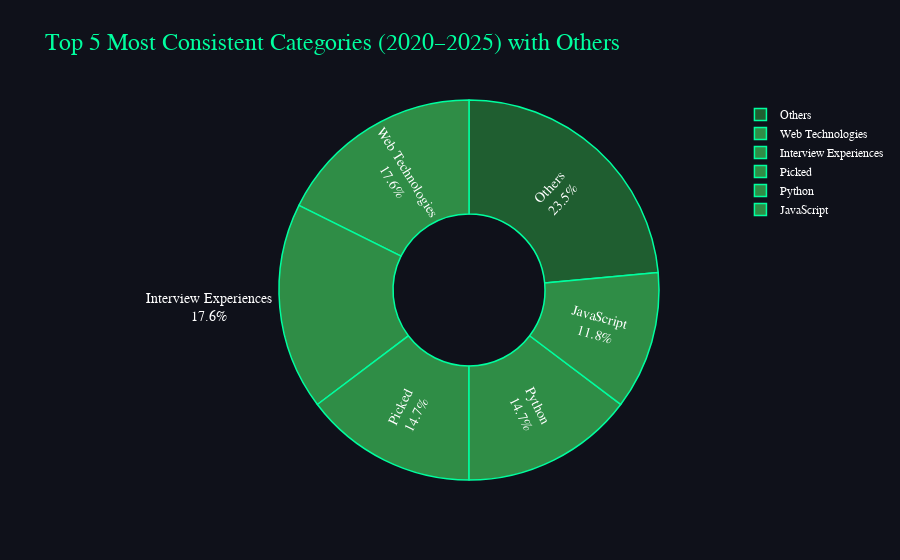

This figure's notebook cell:
### Markdown cell above
## 1.9) Which categories show recent growth based on latest update dates?

### Code cell
# @title
import pandas as pd
import plotly.graph_objects as go

# Step 1: Aggregate top recurring categories across 2020–2025
categories = []
for year in range(2020, 2026):
    categories += list(
        df[df['last_updated_year'] == year]['clean_tags']
        .value_counts()
        .head(5)
        .index
    )

unique_categories = list(set(categories))
data = [[cat, categories.count(cat)] for cat in unique_categories]
df_ = pd.DataFrame(data, columns=['category', 'count'])

# Step 2: Calculate percentage for donut chart
total_count = df_['count'].sum()
df_['percentage'] = (df_['count'] / total_count * 100).round(2)

# Step 3: Separate top 5 and group the rest as 'Others'
top_n = 5
top_tags = df_.sort_values(by='count', ascending=False).head(top_n).copy()
others_count = df_['count'][top_n:].sum()
others_percentage = df_['percentage'][top_n:].sum()
others_df = pd.DataFrame([{'category': 'Others', 'count': others_count, 'percentage': others_percentage}])
top_tags = pd.concat([top_tags, others_df], ignore_index=True)

# Step 4: Futuristic theme colors
bg_color = '#0F111A'
font_color = '#FFFFFF'
colors = ['#2F8D46']*top_n + ['#1F5E30']  # Exact neon green for top 5, darker green for Others

# Step 5: Create interactive donut chart
fig = go.Figure(data=[go.Pie(
    labels=top_tags['category'],
    values=top_tags['percentage'],
    textinfo='label+percent',
    insidetextorientation='radial',
    hole=0.4,
    marker=dict(colors=colors, line=dict(color='#00FF9F', width=1.5)),
    hovertemplate='<b>%{label}</b><br>Percentage: %{value:.2f}%<extra></extra>'
)])

# Step 6: Layout for futuristic dark theme
fig.update_layout(
    title='Top 5 Most Consistent Categories (2020–2025) with Others',
    title_font=dict(family='Courier New, monospace', size=24, color='#00FF9F'),
    plot_bgcolor=bg_color,
    paper_bgcolor=bg_color,
    font=dict(family='Courier New, monospace', size=14, color=font_color),
    legend=dict(font=dict(family='Courier New, monospace', size=12, color=font_color))
)
fig.show()

### Figure 1 — Plotly figure (JSON) as saved in the notebook; plotly's stock layout.template omitted (floating-point values rounded to 4 significant figures)
{"data": [{"hole": 0.4, "hovertemplate": "<b>%{label}</b><br>Percentage: %{value:.2f}%<extra></extra>", "insidetextorientation": "radial", "labels": ["Web Technologies", "Interview Experiences", "Picked", "Python", "JavaScript", "Others"], "marker": {"colors": ["#2F8D46", "#2F8D46", "#2F8D46", "#2F8D46", "#2F8D46", "#1F5E30"], "line": {"color": "#00FF9F", "width": 1.5}}, "textinfo": "label+percent", "type": "pie", "values": [20.0, 20.0, 16.67, 16.67, 13.33, 26.66]}], "layout": {"font": {"color": "#FFFFFF", "family": "Courier New, monospace", "size": 14}, "legend": {"font": {"color": "#FFFFFF", "family": "Courier New, monospace", "size": 12}}, "paper_bgcolor": "#0F111A", "plot_bgcolor": "#0F111A", "title": {"font": {"color": "#00FF9F", "family": "Courier New, monospace", "size": 24}, "text": "Top 5 Most Consistent Categories (2020–2025) with Others"}}}
